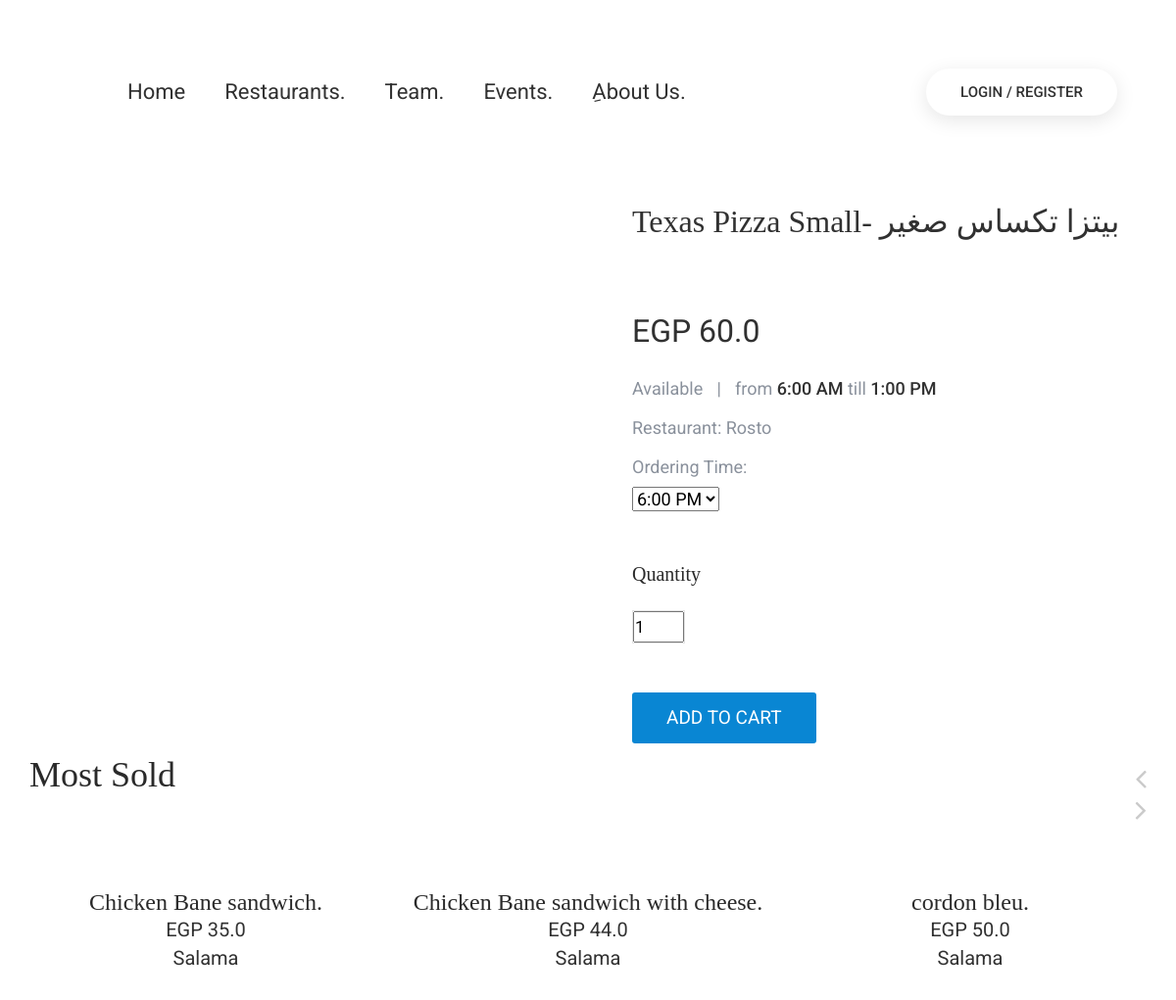
The app's page /product/rosto/texas-pizza-small-6-bytz-tkss-sghyr with its own data.
### categories_and_products/models.py (models this page shows, shortened)
class Product(models.Model):
    name = models.CharField(max_length=250, blank=True)
    ArabicName = models.CharField(max_length = 250, blank = True, null= True)
    productslug = models.SlugField(unique=True, db_index=True,)
    Restaurant = models.ForeignKey(
        Restaurant, on_delete=models.CASCADE, blank=True,null= True)
    description = models.TextField(blank=True)
    price = models.FloatField(default=0)
    category = models.ForeignKey(Category, on_delete=models.CASCADE,blank=True,null = True,)
    boughtPrice = models.FloatField(blank=True, null=True, default=0)
    offerPercentage = models.FloatField(blank=True, null=True,)
    active = models.BooleanField(default=True)
    Most_Popular = models.BooleanField(default=False)
    New_Products = models.BooleanField(default=False)
    Best_Offer = models.BooleanField(default=False)
    created = models.DateTimeField(auto_now_add=True)
    def get_absolute_url(self):
        return reverse("categories_and_products:product_details", args=[self.Restaurant.restaurant_slug] + [self.productslug])
    def discountpercentage(self):
        if self.boughtPrice:
            discountAmount = self.boughtPrice - self.price
            self.offPercentage = (discountAmount/self.oldPrice) * 100
            return (int(self.offPercentage))
        else:
            pass
    offerPercentage = property(discountpercentage)

class Restaurant(models.Model):
    Name = models.CharField(max_length=250, blank=True, unique=True,null = True)
    restaurant_slug = models.SlugField(unique=True, db_index=True)
    address = models.CharField(max_length=250, blank=True,null = True,)
    image = models.ImageField(
        upload_to="Restaurant", blank=True, )
    delivery_fees = models.FloatField()
    created = models.DateTimeField(auto_now_add=True)
    active = models.BooleanField(default=True)
    class Meta:
        verbose_name_plural = "Restaurants"

### categories_and_products/views.py (the view, shortened to what this page needs)
# urls.py: path('product/<slug:restaurant_slug>/<slug:productslug>',views.product_details,name='product_details'),
def product_details(request, productslug, restaurant_slug):
    quantityForm = QuantityForm(request.POST)
    order_timing_form = Order_time(request.POST)
    products = Product.objects.filter(
        productslug=productslug,
        active=True,
    )
    time_out = Settings.objects.get(id="1")
    start_1_PM = Settings.objects.get(id="2")
    start_3_PM = Settings.objects.get(id="3")
    start_11_AM = Settings.objects.get(id="4")
    now = datetime.now().time()
    end = time_out.end_order
    all_products = Product.objects.filter(
        active=True,
    )
    context = {
        "products": products,
        "all_products": all_products,
        "time_out": time_out,
        "periodic_time": end,
        "now": now,
        "start_1_PM": start_1_PM,
        "start_3_PM": start_3_PM,
        "start_11_AM" : start_11_AM
    }
    return render(request, "product_details.html", context)

### categories_and_products/templates/product_details.html (shortened to what this page needs)
{% extends "base.html" %}
{% block content %}
{% load static %}
			<br><br>
			<div class="shop-details pt-150 pb-200">
				<div class="container">
					<div class="procuct-details">
						<div class="row">
							{% for products in products %}
							<div class="col-md-6 col-xs-12">
							</div>
							<div class="col-md-6 col-xs-12">
								<form method = "POST">
								<div class="product-info">
									<h3 class="product-name">{{products.name}}- {{products.ArabicName}}</h3>
									<br>
									<strong class="price">EGP {{products.price}}</strong>
									<ul class="availability">
										<li>Available</li>
										<li>|</li>
										<li>from <span>6:00 AM</span> till <span>1:00 PM</span> </li>
										{% if  products.Restaurant == None %}
										<div></div>
										{% else %}
										<br>
										<li>Restaurant: {{products.Restaurant.Name}} </li>
										{% endif %}
										<br>
										{% if now < time_out.end_order %}
											{% if now > time_out.start_order %}
											<li> Ordering Time: <div class="input-group">
												<select name="timing" id="timing">
												    <option value="6:00 PM">
												      6:00 PM</option>
												</select>
											  </div>
											</li>
											{% endif %}
										{% endif %}
									</ul>
									<div class="customize-order d-sm-flex align-items-top">
										<div class="quantity">
											<h6>Quantity</h6>
											<ul class="clearfix">
													<div class="input-group">
														<input
														class="uk-input-qty"
														  type="number"
														  name="Quantity"
														  min = "1"
														  value = "1"
														  max = "20"
														  id="Quantity"
														  required
														/>
													  </div>
											</ul>
										</div>
									</div>
									 {% if now < time_out.end_order %}
										{% if now > time_out.start_order %}
									<div>
										<button
										class="theme-btn solid-button-one button-rose radius3"
										type="submit">
										ADD TO CART
									  </button>
									</div>
									{% else %}
									<h5>Time is Out !<h5><br> <h6 style="color: #EA4A70"> <a class="name"> We close orders from 1:00 PM,<br> Waiting for you Orders tomorrow !</a></h6>
									{% endif %}
									{% else %}
									<h5>Time is Out !<h5><br> <h6 style="color: #EA4A70"> <a class="name"> We close orders from 1:00 PM,<br> Waiting for you Orders tomorrow !</a></h6>
									{% endif %}
								</div>
							</form>
								{% endfor %}
							</div>
						</div>
					</div>
					<div class="realated-product product-showcase">
						<h2 class="title">Most Sold</h2>
						<div class="related-product-slider">
							{% for all_products in all_products %}
							{% if all_products.Most_Popular == True %}
							<div class="item">
								<div class="single-product-case">
									<div class="img-holder"><a href="{{all_products.get_absolute_url}}"><img src="{{all_products.category.image.url}}" alt=""></a></div>
									<div class="info">
										<center>
										<h5> <a href="{{all_products.get_absolute_url}}" class="name">{{all_products.name}}.</a>
										</h5>
										<div class="price">EGP {{all_products.price}}</div>
										<br>
										<div class="price">{{all_products.Restaurant.Name}}</div>
										</center>
									</div>
								</div>
							</div>
							{% endif %}
							{% endfor %}
						</div>
					</div>
				</div>
			</div>
			{% endblock content %}

### static/css/responsive.css (style rules this page uses)
@media (min-width: 992px) { .container { padding-right: 0;padding-left: 0; } }

### static/css/framework.css (style rules this page uses)
* { margin:0;padding:0;-webkit-box-sizing: border-box;-moz-box-sizing: border-box;box-sizing: border-box; }
html,body,div,span,applet,object,iframe,h1,h2,h3,h4,h5,h6,p,blockquote,pre,a,abbr,acronym,address,big,cite,code,dfn,em,img,ins,kbd,q,s,samp,small,strike,strong,sub,sup,tt,var,dl,dt,dd,ol,ul,li,fieldset,form,label,legend,table,caption,tbody,tfoot,thead,tr,th,td { vertical-align:baseline;text-decoration:none;margin:0;padding:0; }
ol,ul { list-style-type: none; }
a { text-decoration: none; display: inline-block; color: inherit; }
button { border:none;outline: none;box-shadow: none;display: block; padding: 0;cursor: pointer;background: transparent; }
input,textarea { outline: none; box-shadow: none;transition: all 0.3s ease-in-out; }
.pt-150 { padding-top: 150px; }
.pb-200 { padding-bottom: 200px; }

### records on screen
Product: name "Texas Pizza Small", ArabicName "بيتزا تكساس صغير", price "60.0", Restaurant.Name "Rosto"
Product: name "Chicken Bane sandwich", price "35.0", Restaurant.Name "Salama"
Product: name "Chicken Bane sandwich with cheese", price "44.0", Restaurant.Name "Salama"
Product: name "cordon bleu", price "50.0", Restaurant.Name "Salama"
